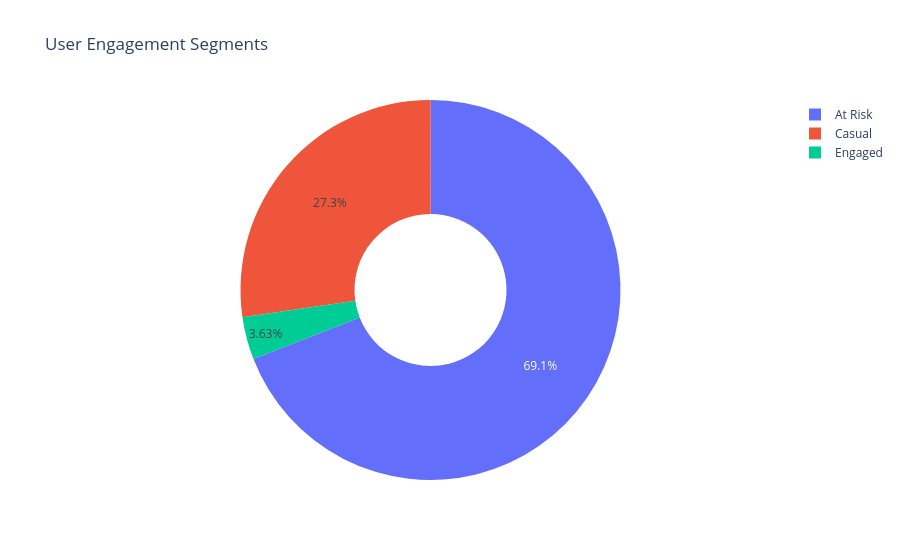

Notebook code cell kept with this figure:
### Code cell
segments = con.execute("""
    SELECT engagement_segment, COUNT(*) as users
    FROM mart_engagement_segments
    GROUP BY engagement_segment
    ORDER BY users DESC
""").df()

fig2 = px.pie(segments, values='users', names='engagement_segment',
              title='User Engagement Segments', hole=0.4)
fig2.show()

### Figure 1 — Plotly figure (JSON) as saved in the notebook; plotly's stock layout.template omitted (floating-point values rounded to 4 significant figures)
{"data": [{"domain": {"x": [0, 1], "y": [0, 1]}, "hole": 0.4, "hovertemplate": "engagement_segment=%{label}<br>users=%{value}<extra></extra>", "labels": ["At Risk", "Casual", "Engaged"], "legendgroup": "", "name": "", "showlegend": true, "type": "pie", "values": [256400, 101260, 13489]}], "layout": {"legend": {"tracegroupgap": 0}, "title": {"text": "User Engagement Segments"}}}
